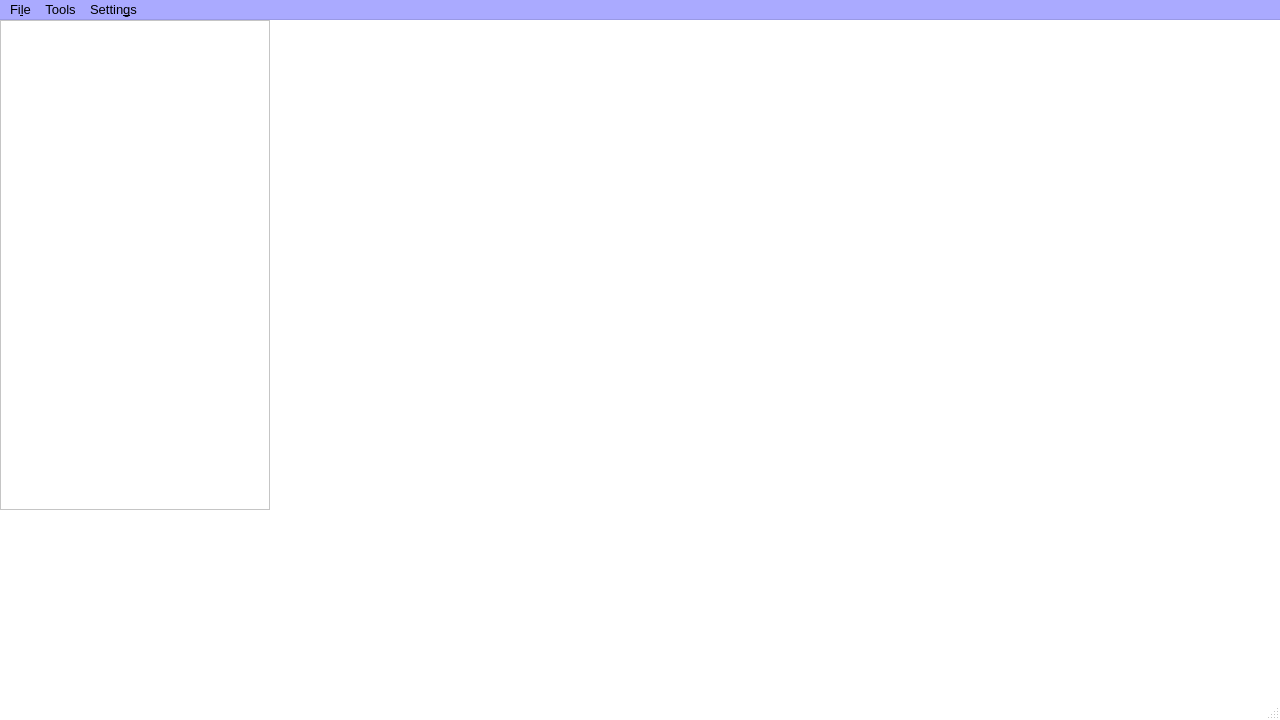
<?xml version="1.0" encoding="UTF-8"?>
<ui version="4.0">
 <class>MainWindow</class>
 <widget class="QMainWindow" name="MainWindow">
  <property name="geometry">
   <rect>
    <x>0</x>
    <y>0</y>
    <width>1280</width>
    <height>720</height>
   </rect>
  </property>
  <property name="palette">
   <palette>
    <active>
     <colorrole role="WindowText">
      <brush brushstyle="SolidPattern">
       <color alpha="255">
        <red>0</red>
        <green>0</green>
        <blue>0</blue>
       </color>
      </brush>
     </colorrole>
     <colorrole role="Button">
      <brush brushstyle="SolidPattern">
       <color alpha="255">
        <red>255</red>
        <green>255</green>
        <blue>255</blue>
       </color>
      </brush>
     </colorrole>
     <colorrole role="Light">
      <brush brushstyle="SolidPattern">
       <color alpha="255">
        <red>255</red>
        <green>255</green>
        <blue>255</blue>
       </color>
      </brush>
     </colorrole>
     <colorrole role="Midlight">
      <brush brushstyle="SolidPattern">
       <color alpha="255">
        <red>255</red>
        <green>255</green>
        <blue>255</blue>
       </color>
      </brush>
     </colorrole>
     <colorrole role="Dark">
      <brush brushstyle="SolidPattern">
       <color alpha="255">
        <red>127</red>
        <green>127</green>
        <blue>127</blue>
       </color>
      </brush>
     </colorrole>
     <colorrole role="Mid">
      <brush brushstyle="SolidPattern">
       <color alpha="255">
        <red>170</red>
        <green>170</green>
        <blue>170</blue>
       </color>
      </brush>
     </colorrole>
     <colorrole role="Text">
      <brush brushstyle="SolidPattern">
       <color alpha="255">
        <red>0</red>
        <green>0</green>
        <blue>0</blue>
       </color>
      </brush>
     </colorrole>
     <colorrole role="BrightText">
      <brush brushstyle="SolidPattern">
       <color alpha="255">
        <red>255</red>
        <green>255</green>
        <blue>255</blue>
       </color>
      </brush>
     </colorrole>
     <colorrole role="ButtonText">
      <brush brushstyle="SolidPattern">
       <color alpha="255">
        <red>0</red>
        <green>0</green>
        <blue>0</blue>
       </color>
      </brush>
     </colorrole>
     <colorrole role="Base">
      <brush brushstyle="SolidPattern">
       <color alpha="255">
        <red>255</red>
        <green>255</green>
        <blue>255</blue>
       </color>
      </brush>
     </colorrole>
     <colorrole role="Window">
      <brush brushstyle="SolidPattern">
       <color alpha="255">
        <red>255</red>
        <green>255</green>
        <blue>255</blue>
       </color>
      </brush>
     </colorrole>
     <colorrole role="Shadow">
      <brush brushstyle="SolidPattern">
       <color alpha="255">
        <red>0</red>
        <green>0</green>
        <blue>0</blue>
       </color>
      </brush>
     </colorrole>
     <colorrole role="AlternateBase">
      <brush brushstyle="SolidPattern">
       <color alpha="255">
        <red>255</red>
        <green>255</green>
        <blue>255</blue>
       </color>
      </brush>
     </colorrole>
     <colorrole role="ToolTipBase">
      <brush brushstyle="SolidPattern">
       <color alpha="255">
        <red>255</red>
        <green>255</green>
        <blue>220</blue>
       </color>
      </brush>
     </colorrole>
     <colorrole role="ToolTipText">
      <brush brushstyle="SolidPattern">
       <color alpha="255">
        <red>0</red>
        <green>0</green>
        <blue>0</blue>
       </color>
      </brush>
     </colorrole>
     <colorrole role="PlaceholderText">
      <brush brushstyle="NoBrush">
       <color alpha="128">
        <red>0</red>
        <green>0</green>
        <blue>0</blue>
       </color>
      </brush>
     </colorrole>
    </active>
    <inactive>
     <colorrole role="WindowText">
      <brush brushstyle="SolidPattern">
       <color alpha="255">
        <red>0</red>
        <green>0</green>
        <blue>0</blue>
       </color>
      </brush>
     </colorrole>
     <colorrole role="Button">
      <brush brushstyle="SolidPattern">
       <color alpha="255">
        <red>255</red>
        <green>255</green>
        <blue>255</blue>
       </color>
      </brush>
     </colorrole>
     <colorrole role="Light">
      <brush brushstyle="SolidPattern">
       <color alpha="255">
        <red>255</red>
        <green>255</green>
        <blue>255</blue>
       </color>
      </brush>
     </colorrole>
     <colorrole role="Midlight">
      <brush brushstyle="SolidPattern">
       <color alpha="255">
        <red>255</red>
        <green>255</green>
        <blue>255</blue>
       </color>
      </brush>
     </colorrole>
     <colorrole role="Dark">
      <brush brushstyle="SolidPattern">
       <color alpha="255">
        <red>127</red>
        <green>127</green>
        <blue>127</blue>
       </color>
      </brush>
     </colorrole>
     <colorrole role="Mid">
      <brush brushstyle="SolidPattern">
       <color alpha="255">
        <red>170</red>
        <green>170</green>
        <blue>170</blue>
       </color>
      </brush>
     </colorrole>
     <colorrole role="Text">
      <brush brushstyle="SolidPattern">
       <color alpha="255">
        <red>0</red>
        <green>0</green>
        <blue>0</blue>
       </color>
      </brush>
     </colorrole>
     <colorrole role="BrightText">
      <brush brushstyle="SolidPattern">
       <color alpha="255">
        <red>255</red>
        <green>255</green>
        <blue>255</blue>
       </color>
      </brush>
     </colorrole>
     <colorrole role="ButtonText">
      <brush brushstyle="SolidPattern">
       <color alpha="255">
        <red>0</red>
        <green>0</green>
        <blue>0</blue>
       </color>
      </brush>
     </colorrole>
     <colorrole role="Base">
      <brush brushstyle="SolidPattern">
       <color alpha="255">
        <red>255</red>
        <green>255</green>
        <blue>255</blue>
       </color>
      </brush>
     </colorrole>
     <colorrole role="Window">
      <brush brushstyle="SolidPattern">
       <color alpha="255">
        <red>255</red>
        <green>255</green>
        <blue>255</blue>
       </color>
      </brush>
     </colorrole>
     <colorrole role="Shadow">
      <brush brushstyle="SolidPattern">
       <color alpha="255">
        <red>0</red>
        <green>0</green>
        <blue>0</blue>
       </color>
      </brush>
     </colorrole>
     <colorrole role="AlternateBase">
      <brush brushstyle="SolidPattern">
       <color alpha="255">
        <red>255</red>
        <green>255</green>
        <blue>255</blue>
       </color>
      </brush>
     </colorrole>
     <colorrole role="ToolTipBase">
      <brush brushstyle="SolidPattern">
       <color alpha="255">
        <red>255</red>
        <green>255</green>
        <blue>220</blue>
       </color>
      </brush>
     </colorrole>
     <colorrole role="ToolTipText">
      <brush brushstyle="SolidPattern">
       <color alpha="255">
        <red>0</red>
        <green>0</green>
        <blue>0</blue>
       </color>
      </brush>
     </colorrole>
     <colorrole role="PlaceholderText">
      <brush brushstyle="NoBrush">
       <color alpha="128">
        <red>0</red>
        <green>0</green>
        <blue>0</blue>
       </color>
      </brush>
     </colorrole>
    </inactive>
    <disabled>
     <colorrole role="WindowText">
      <brush brushstyle="SolidPattern">
       <color alpha="255">
        <red>127</red>
        <green>127</green>
        <blue>127</blue>
       </color>
      </brush>
     </colorrole>
     <colorrole role="Button">
      <brush brushstyle="SolidPattern">
       <color alpha="255">
        <red>255</red>
        <green>255</green>
        <blue>255</blue>
       </color>
      </brush>
     </colorrole>
     <colorrole role="Light">
      <brush brushstyle="SolidPattern">
       <color alpha="255">
        <red>255</red>
        <green>255</green>
        <blue>255</blue>
       </color>
      </brush>
     </colorrole>
     <colorrole role="Midlight">
      <brush brushstyle="SolidPattern">
       <color alpha="255">
        <red>255</red>
        <green>255</green>
        <blue>255</blue>
       </color>
      </brush>
     </colorrole>
     <colorrole role="Dark">
      <brush brushstyle="SolidPattern">
       <color alpha="255">
        <red>127</red>
        <green>127</green>
        <blue>127</blue>
       </color>
      </brush>
     </colorrole>
     <colorrole role="Mid">
      <brush brushstyle="SolidPattern">
       <color alpha="255">
        <red>170</red>
        <green>170</green>
        <blue>170</blue>
       </color>
      </brush>
     </colorrole>
     <colorrole role="Text">
      <brush brushstyle="SolidPattern">
       <color alpha="255">
        <red>127</red>
        <green>127</green>
        <blue>127</blue>
       </color>
      </brush>
     </colorrole>
     <colorrole role="BrightText">
      <brush brushstyle="SolidPattern">
       <color alpha="255">
        <red>255</red>
        <green>255</green>
        <blue>255</blue>
       </color>
      </brush>
     </colorrole>
     <colorrole role="ButtonText">
      <brush brushstyle="SolidPattern">
       <color alpha="255">
        <red>127</red>
        <green>127</green>
        <blue>127</blue>
       </color>
      </brush>
     </colorrole>
     <colorrole role="Base">
      <brush brushstyle="SolidPattern">
       <color alpha="255">
        <red>255</red>
        <green>255</green>
        <blue>255</blue>
       </color>
      </brush>
     </colorrole>
     <colorrole role="Window">
      <brush brushstyle="SolidPattern">
       <color alpha="255">
        <red>255</red>
        <green>255</green>
        <blue>255</blue>
       </color>
      </brush>
     </colorrole>
     <colorrole role="Shadow">
      <brush brushstyle="SolidPattern">
       <color alpha="255">
        <red>0</red>
        <green>0</green>
        <blue>0</blue>
       </color>
      </brush>
     </colorrole>
     <colorrole role="AlternateBase">
      <brush brushstyle="SolidPattern">
       <color alpha="255">
        <red>255</red>
        <green>255</green>
        <blue>255</blue>
       </color>
      </brush>
     </colorrole>
     <colorrole role="ToolTipBase">
      <brush brushstyle="SolidPattern">
       <color alpha="255">
        <red>255</red>
        <green>255</green>
        <blue>220</blue>
       </color>
      </brush>
     </colorrole>
     <colorrole role="ToolTipText">
      <brush brushstyle="SolidPattern">
       <color alpha="255">
        <red>0</red>
        <green>0</green>
        <blue>0</blue>
       </color>
      </brush>
     </colorrole>
     <colorrole role="PlaceholderText">
      <brush brushstyle="NoBrush">
       <color alpha="128">
        <red>0</red>
        <green>0</green>
        <blue>0</blue>
       </color>
      </brush>
     </colorrole>
    </disabled>
   </palette>
  </property>
  <property name="font">
   <font>
    <family>Arial</family>
    <pointsize>10</pointsize>
    <weight>50</weight>
    <bold>false</bold>
   </font>
  </property>
  <property name="windowTitle">
   <string>GEO</string>
  </property>
  <property name="autoFillBackground">
   <bool>false</bool>
  </property>
  <property name="animated">
   <bool>false</bool>
  </property>
  <widget class="QWidget" name="centralWidget">
   <property name="minimumSize">
    <size>
     <width>0</width>
     <height>0</height>
    </size>
   </property>
   <property name="maximumSize">
    <size>
     <width>2000</width>
     <height>2000</height>
    </size>
   </property>
   <widget class="QWidget" name="widgetMap" native="true">
    <property name="geometry">
     <rect>
      <x>270</x>
      <y>0</y>
      <width>751</width>
      <height>491</height>
     </rect>
    </property>
    <property name="font">
     <font>
      <family>Arial</family>
     </font>
    </property>
    <property name="mouseTracking">
     <bool>true</bool>
    </property>
   </widget>
   <widget class="QListWidget" name="checkList">
    <property name="geometry">
     <rect>
      <x>0</x>
      <y>0</y>
      <width>270</width>
      <height>490</height>
     </rect>
    </property>
   </widget>
  </widget>
  <widget class="QMenuBar" name="menuBar">
   <property name="geometry">
    <rect>
     <x>0</x>
     <y>0</y>
     <width>1280</width>
     <height>30</height>
    </rect>
   </property>
   <property name="palette">
    <palette>
     <active>
      <colorrole role="WindowText">
       <brush brushstyle="SolidPattern">
        <color alpha="255">
         <red>0</red>
         <green>0</green>
         <blue>0</blue>
        </color>
       </brush>
      </colorrole>
      <colorrole role="Button">
       <brush brushstyle="SolidPattern">
        <color alpha="255">
         <red>170</red>
         <green>170</green>
         <blue>255</blue>
        </color>
       </brush>
      </colorrole>
      <colorrole role="Light">
       <brush brushstyle="SolidPattern">
        <color alpha="255">
         <red>255</red>
         <green>255</green>
         <blue>255</blue>
        </color>
       </brush>
      </colorrole>
      <colorrole role="Midlight">
       <brush brushstyle="SolidPattern">
        <color alpha="255">
         <red>212</red>
         <green>212</green>
         <blue>255</blue>
        </color>
       </brush>
      </colorrole>
      <colorrole role="Dark">
       <brush brushstyle="SolidPattern">
        <color alpha="255">
         <red>85</red>
         <green>85</green>
         <blue>127</blue>
        </color>
       </brush>
      </colorrole>
      <colorrole role="Mid">
       <brush brushstyle="SolidPattern">
        <color alpha="255">
         <red>113</red>
         <green>113</green>
         <blue>170</blue>
        </color>
       </brush>
      </colorrole>
      <colorrole role="Text">
       <brush brushstyle="SolidPattern">
        <color alpha="255">
         <red>0</red>
         <green>0</green>
         <blue>0</blue>
        </color>
       </brush>
      </colorrole>
      <colorrole role="BrightText">
       <brush brushstyle="SolidPattern">
        <color alpha="255">
         <red>255</red>
         <green>255</green>
         <blue>255</blue>
        </color>
       </brush>
      </colorrole>
      <colorrole role="ButtonText">
       <brush brushstyle="SolidPattern">
        <color alpha="255">
         <red>0</red>
         <green>0</green>
         <blue>0</blue>
        </color>
       </brush>
      </colorrole>
      <colorrole role="Base">
       <brush brushstyle="SolidPattern">
        <color alpha="255">
         <red>255</red>
         <green>255</green>
         <blue>255</blue>
        </color>
       </brush>
      </colorrole>
      <colorrole role="Window">
       <brush brushstyle="SolidPattern">
        <color alpha="255">
         <red>170</red>
         <green>170</green>
         <blue>255</blue>
        </color>
       </brush>
      </colorrole>
      <colorrole role="Shadow">
       <brush brushstyle="SolidPattern">
        <color alpha="255">
         <red>0</red>
         <green>0</green>
         <blue>0</blue>
        </color>
       </brush>
      </colorrole>
      <colorrole role="AlternateBase">
       <brush brushstyle="SolidPattern">
        <color alpha="255">
         <red>212</red>
         <green>212</green>
         <blue>255</blue>
        </color>
       </brush>
      </colorrole>
      <colorrole role="ToolTipBase">
       <brush brushstyle="SolidPattern">
        <color alpha="255">
         <red>255</red>
         <green>255</green>
         <blue>220</blue>
        </color>
       </brush>
      </colorrole>
      <colorrole role="ToolTipText">
       <brush brushstyle="SolidPattern">
        <color alpha="255">
         <red>0</red>
         <green>0</green>
         <blue>0</blue>
        </color>
       </brush>
      </colorrole>
      <colorrole role="PlaceholderText">
       <brush brushstyle="NoBrush">
        <color alpha="128">
         <red>0</red>
         <green>0</green>
         <blue>0</blue>
        </color>
       </brush>
      </colorrole>
     </active>
     <inactive>
      <colorrole role="WindowText">
       <brush brushstyle="SolidPattern">
        <color alpha="255">
         <red>0</red>
         <green>0</green>
         <blue>0</blue>
        </color>
       </brush>
      </colorrole>
      <colorrole role="Button">
       <brush brushstyle="SolidPattern">
        <color alpha="255">
         <red>170</red>
         <green>170</green>
         <blue>255</blue>
        </color>
       </brush>
      </colorrole>
      <colorrole role="Light">
       <brush brushstyle="SolidPattern">
        <color alpha="255">
         <red>255</red>
         <green>255</green>
         <blue>255</blue>
        </color>
       </brush>
      </colorrole>
      <colorrole role="Midlight">
       <brush brushstyle="SolidPattern">
        <color alpha="255">
         <red>212</red>
         <green>212</green>
         <blue>255</blue>
        </color>
       </brush>
      </colorrole>
      <colorrole role="Dark">
       <brush brushstyle="SolidPattern">
        <color alpha="255">
         <red>85</red>
         <green>85</green>
         <blue>127</blue>
        </color>
       </brush>
      </colorrole>
      <colorrole role="Mid">
       <brush brushstyle="SolidPattern">
        <color alpha="255">
         <red>113</red>
         <green>113</green>
         <blue>170</blue>
        </color>
       </brush>
      </colorrole>
      <colorrole role="Text">
       <brush brushstyle="SolidPattern">
        <color alpha="255">
         <red>0</red>
         <green>0</green>
         <blue>0</blue>
        </color>
       </brush>
      </colorrole>
      <colorrole role="BrightText">
       <brush brushstyle="SolidPattern">
        <color alpha="255">
         <red>255</red>
         <green>255</green>
         <blue>255</blue>
        </color>
       </brush>
      </colorrole>
      <colorrole role="ButtonText">
       <brush brushstyle="SolidPattern">
        <color alpha="255">
         <red>0</red>
         <green>0</green>
         <blue>0</blue>
        </color>
       </brush>
      </colorrole>
      <colorrole role="Base">
       <brush brushstyle="SolidPattern">
        <color alpha="255">
         <red>255</red>
         <green>255</green>
         <blue>255</blue>
        </color>
       </brush>
      </colorrole>
      <colorrole role="Window">
       <brush brushstyle="SolidPattern">
        <color alpha="255">
         <red>170</red>
         <green>170</green>
         <blue>255</blue>
        </color>
       </brush>
      </colorrole>
      <colorrole role="Shadow">
       <brush brushstyle="SolidPattern">
        <color alpha="255">
         <red>0</red>
         <green>0</green>
         <blue>0</blue>
        </color>
       </brush>
      </colorrole>
      <colorrole role="AlternateBase">
       <brush brushstyle="SolidPattern">
        <color alpha="255">
         <red>212</red>
         <green>212</green>
         <blue>255</blue>
        </color>
       </brush>
      </colorrole>
      <colorrole role="ToolTipBase">
       <brush brushstyle="SolidPattern">
        <color alpha="255">
         <red>255</red>
         <green>255</green>
         <blue>220</blue>
        </color>
       </brush>
      </colorrole>
      <colorrole role="ToolTipText">
       <brush brushstyle="SolidPattern">
        <color alpha="255">
         <red>0</red>
         <green>0</green>
         <blue>0</blue>
        </color>
       </brush>
      </colorrole>
      <colorrole role="PlaceholderText">
       <brush brushstyle="NoBrush">
        <color alpha="128">
         <red>0</red>
         <green>0</green>
         <blue>0</blue>
        </color>
       </brush>
      </colorrole>
     </inactive>
     <disabled>
      <colorrole role="WindowText">
       <brush brushstyle="SolidPattern">
        <color alpha="255">
         <red>85</red>
         <green>85</green>
         <blue>127</blue>
        </color>
       </brush>
      </colorrole>
      <colorrole role="Button">
       <brush brushstyle="SolidPattern">
        <color alpha="255">
         <red>170</red>
         <green>170</green>
         <blue>255</blue>
        </color>
       </brush>
      </colorrole>
      <colorrole role="Light">
       <brush brushstyle="SolidPattern">
        <color alpha="255">
         <red>255</red>
         <green>255</green>
         <blue>255</blue>
        </color>
       </brush>
      </colorrole>
      <colorrole role="Midlight">
       <brush brushstyle="SolidPattern">
        <color alpha="255">
         <red>212</red>
         <green>212</green>
         <blue>255</blue>
        </color>
       </brush>
      </colorrole>
      <colorrole role="Dark">
       <brush brushstyle="SolidPattern">
        <color alpha="255">
         <red>85</red>
         <green>85</green>
         <blue>127</blue>
        </color>
       </brush>
      </colorrole>
      <colorrole role="Mid">
       <brush brushstyle="SolidPattern">
        <color alpha="255">
         <red>113</red>
         <green>113</green>
         <blue>170</blue>
        </color>
       </brush>
      </colorrole>
      <colorrole role="Text">
       <brush brushstyle="SolidPattern">
        <color alpha="255">
         <red>85</red>
         <green>85</green>
         <blue>127</blue>
        </color>
       </brush>
      </colorrole>
      <colorrole role="BrightText">
       <brush brushstyle="SolidPattern">
        <color alpha="255">
         <red>255</red>
         <green>255</green>
         <blue>255</blue>
        </color>
       </brush>
      </colorrole>
      <colorrole role="ButtonText">
       <brush brushstyle="SolidPattern">
        <color alpha="255">
         <red>85</red>
         <green>85</green>
         <blue>127</blue>
        </color>
       </brush>
      </colorrole>
      <colorrole role="Base">
       <brush brushstyle="SolidPattern">
        <color alpha="255">
         <red>170</red>
         <green>170</green>
         <blue>255</blue>
        </color>
       </brush>
      </colorrole>
      <colorrole role="Window">
       <brush brushstyle="SolidPattern">
        <color alpha="255">
         <red>170</red>
         <green>170</green>
         <blue>255</blue>
        </color>
       </brush>
      </colorrole>
      <colorrole role="Shadow">
       <brush brushstyle="SolidPattern">
        <color alpha="255">
         <red>0</red>
         <green>0</green>
         <blue>0</blue>
        </color>
       </brush>
      </colorrole>
      <colorrole role="AlternateBase">
       <brush brushstyle="SolidPattern">
        <color alpha="255">
         <red>170</red>
         <green>170</green>
         <blue>255</blue>
        </color>
       </brush>
      </colorrole>
      <colorrole role="ToolTipBase">
       <brush brushstyle="SolidPattern">
        <color alpha="255">
         <red>255</red>
         <green>255</green>
         <blue>220</blue>
        </color>
       </brush>
      </colorrole>
      <colorrole role="ToolTipText">
       <brush brushstyle="SolidPattern">
        <color alpha="255">
         <red>0</red>
         <green>0</green>
         <blue>0</blue>
        </color>
       </brush>
      </colorrole>
      <colorrole role="PlaceholderText">
       <brush brushstyle="NoBrush">
        <color alpha="128">
         <red>0</red>
         <green>0</green>
         <blue>0</blue>
        </color>
       </brush>
      </colorrole>
     </disabled>
    </palette>
   </property>
   <property name="autoFillBackground">
    <bool>false</bool>
   </property>
   <widget class="QMenu" name="menuFile">
    <property name="title">
     <string>Fi&amp;le</string>
    </property>
    <addaction name="actionLoadShapefile"/>
    <addaction name="actionLoadRaster"/>
    <addaction name="separator"/>
   </widget>
   <widget class="QMenu" name="menuGIS_settings">
    <property name="title">
     <string>Settin&amp;gs</string>
    </property>
    <widget class="QMenu" name="menuMap">
     <property name="title">
      <string>Map</string>
     </property>
     <addaction name="actionMapOpenStreetMap"/>
     <addaction name="actionMapTerrain"/>
     <addaction name="actionMapESRISatellite"/>
    </widget>
    <addaction name="menuMap"/>
    <addaction name="separator"/>
   </widget>
   <widget class="QMenu" name="menuTools">
    <property name="title">
     <string>Tools</string>
    </property>
    <addaction name="actionRasterize_shape"/>
    <addaction name="actionCompute_Unit_Crop_Map"/>
    <addaction name="actionExtract_Unit_Crop_Map_list"/>
    <addaction name="actionCreate_Shape_file_from_CSV"/>
   </widget>
   <addaction name="menuFile"/>
   <addaction name="menuTools"/>
   <addaction name="menuGIS_settings"/>
  </widget>
  <widget class="QStatusBar" name="statusBar"/>
  <action name="actionLoadRaster">
   <property name="text">
    <string>&amp;Load Raster...</string>
   </property>
  </action>
  <action name="actionMapOpenStreetMap">
   <property name="checkable">
    <bool>true</bool>
   </property>
   <property name="checked">
    <bool>false</bool>
   </property>
   <property name="text">
    <string>&amp;OpenStreetMap</string>
   </property>
  </action>
  <action name="actionMapESRISatellite">
   <property name="checkable">
    <bool>true</bool>
   </property>
   <property name="text">
    <string>&amp;ESRI - World Imagery</string>
   </property>
  </action>
  <action name="actionMapTerrain">
   <property name="checkable">
    <bool>true</bool>
   </property>
   <property name="text">
    <string>&amp;Stamen - Terrain</string>
   </property>
  </action>
  <action name="actionLoadShapefile">
   <property name="text">
    <string>Load Shapefile...</string>
   </property>
  </action>
  <action name="actionRasterize_shape">
   <property name="text">
    <string>Rasterize shape</string>
   </property>
  </action>
  <action name="actionCompute_Unit_Crop_Map">
   <property name="text">
    <string>Compute Unit Crop Map</string>
   </property>
  </action>
  <action name="actionExtract_Unit_Crop_Map_list">
   <property name="text">
    <string>Extract Unit Crop Map list</string>
   </property>
  </action>
  <action name="actionCreate_Shape_file_from_CSV">
   <property name="text">
    <string>Create Shape file from CSV</string>
   </property>
  </action>
 </widget>
 <layoutdefault spacing="6" margin="11"/>
 <resources/>
 <connections/>
 <slots>
  <slot>on_timeChanged(QTime)</slot>
 </slots>
</ui>
